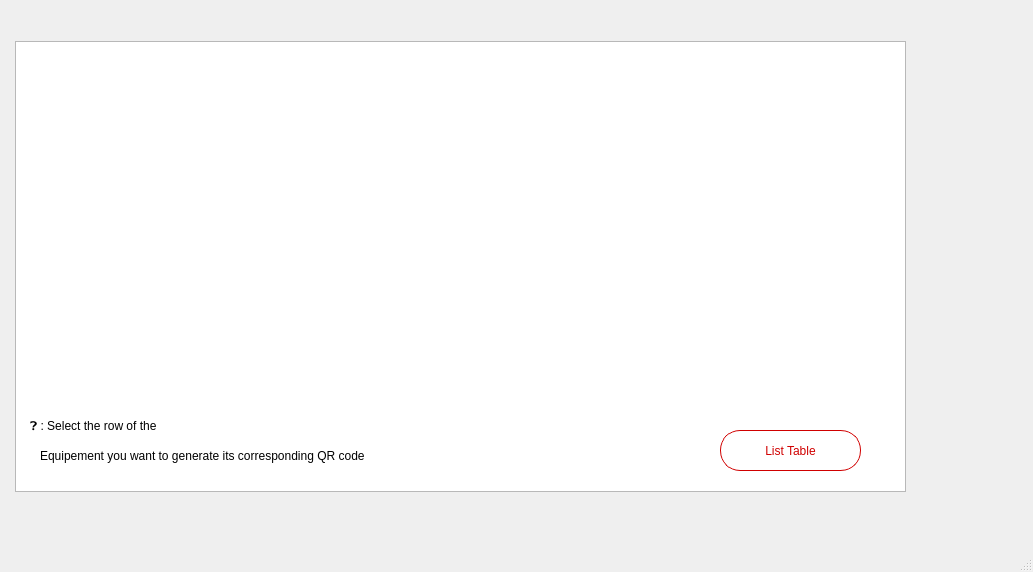
<?xml version="1.0" encoding="UTF-8"?>
<ui version="4.0">
 <class>chooseEquipForQr</class>
 <widget class="QMainWindow" name="chooseEquipForQr">
  <property name="geometry">
   <rect>
    <x>0</x>
    <y>0</y>
    <width>1033</width>
    <height>572</height>
   </rect>
  </property>
  <property name="windowTitle">
   <string>MainWindow</string>
  </property>
  <widget class="QWidget" name="centralwidget">
   <widget class="QTableView" name="tableView">
    <property name="geometry">
     <rect>
      <x>15</x>
      <y>41</y>
      <width>891</width>
      <height>451</height>
     </rect>
    </property>
    <property name="styleSheet">
     <string notr="true"/>
    </property>
   </widget>
   <widget class="QPushButton" name="pushButton">
    <property name="geometry">
     <rect>
      <x>720</x>
      <y>430</y>
      <width>141</width>
      <height>41</height>
     </rect>
    </property>
    <property name="styleSheet">
     <string notr="true">QPushButton{color:#D00000;
border-radius:20px;
border: 1px solid #D00000;
font: 75 12pt &quot;8514oem&quot;;
}
QPushButton:hover {
    background: #D00000;
	color:white;
	
	
}
</string>
    </property>
    <property name="text">
     <string>List Table</string>
    </property>
   </widget>
   <widget class="QLabel" name="label">
    <property name="geometry">
     <rect>
      <x>30</x>
      <y>380</y>
      <width>471</width>
      <height>91</height>
     </rect>
    </property>
    <property name="styleSheet">
     <string notr="true">font: 75 12pt &quot;8514oem&quot;;
</string>
    </property>
    <property name="text">
     <string>❓ : Select the row of the </string>
    </property>
   </widget>
   <widget class="QLabel" name="label_2">
    <property name="geometry">
     <rect>
      <x>40</x>
      <y>390</y>
      <width>631</width>
      <height>131</height>
     </rect>
    </property>
    <property name="styleSheet">
     <string notr="true">font: 75 12pt &quot;8514oem&quot;;
</string>
    </property>
    <property name="text">
     <string>Equipement you want to generate its corresponding QR code </string>
    </property>
   </widget>
  </widget>
  <widget class="QMenuBar" name="menubar">
   <property name="geometry">
    <rect>
     <x>0</x>
     <y>0</y>
     <width>1033</width>
     <height>26</height>
    </rect>
   </property>
  </widget>
  <widget class="QStatusBar" name="statusbar"/>
 </widget>
 <resources/>
 <connections/>
</ui>
